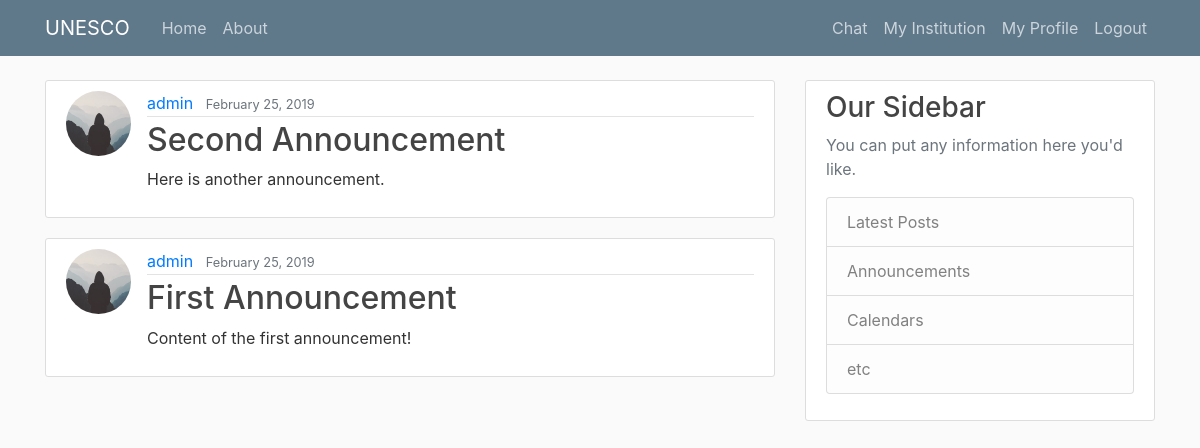
Screenshot of / (signed in) with the database file from the repository.
### blog/models.py (models this page shows, shortened)
class Post(models.Model):
    title = models.CharField(max_length=100)
    content = models.TextField()
    date_posted = models.DateTimeField(default=timezone.now)
    author = models.ForeignKey(User, on_delete=models.CASCADE)

### users/models.py (models this page shows, shortened)
class User(AbstractUser):
    role = models.CharField(max_length=150, default='Researcher', blank=True, null=True)
    institution = models.ForeignKey('institutions.Institution', on_delete=models.PROTECT)

class Profile(models.Model):
    user = models.OneToOneField(User, on_delete=models.CASCADE)
    image = models.ImageField(default='default.jpg', upload_to='profile_pics')

### blog/views.py (the view)
# urls.py: path('', PostListView.as_view(), name='blog-home'),
class PostListView(ListView):
    model = Post
    template_name = 'blog/home.html' # <app>/<model>_<viewtype>.html
    context_object_name = 'posts'
    ordering = ['-date_posted']
    paginate_by = 5

### blog/templates/blog/home.html (shortened to what this page needs)
{% extends "blog/base.html" %}
{% block content %}
    {% for post in posts %}
        <article class="media content-section">
            <img class="rounded-circle article-img" src="{{ post.author.profile.image.url }}">
          <div class="media-body">
            <div class="article-metadata">
                <a class="mr-2" href="{% url 'user-posts' post.author.username %}">{{ post.author }}</a>
              <small class="text-muted">{{ post.date_posted|date:"F j, Y" }}</small>
            </div>
            <h2><a class="article-title" href="{% url 'post-detail' post.id %}">{{ post.title }}</a></h2>
            <p class="article-content">{{ post.content }}</p>
          </div>
        </article>
    {% endfor %}
{% endblock content %}

### blog/static/blog/main.css (style rules this page uses)
body { background: #fafafa; color: #333333; margin-top: 5rem; }
h1, h2, h3, h4, h5, h6 { color: #444444; }
.content-section { background: #ffffff; padding: 10px 20px; border: 1px solid #dddddd; border-radius: 3px; margin-bottom: 20px; }
.article-title { color: #444444; }
.article-content { white-space: pre-line; }
.article-img { height: 65px; width: 65px; margin-right: 16px; }
.article-metadata { padding-bottom: 1px; margin-bottom: 4px; border-bottom: 1px solid #e3e3e3 }

### rows the page displays
Post: author.profile.image (placeholder picture), author "admin", date_posted "February 25, 2019", title "Second Announcement", content "Here is another announcement."
Post: author.profile.image (placeholder picture), author "admin", date_posted "February 25, 2019", title "First Announcement", content "Content of the first announcement!"
